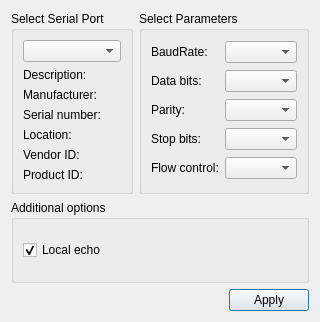
<?xml version="1.0" encoding="UTF-8"?>
<ui version="4.0">
 <class>SettingsDialog</class>
 <widget class="QDialog" name="SettingsDialog">
  <property name="geometry">
   <rect>
    <x>0</x>
    <y>0</y>
    <width>308</width>
    <height>322</height>
   </rect>
  </property>
  <property name="windowTitle">
   <string>Settings</string>
  </property>
  <layout class="QGridLayout" name="gridLayout_3">
   <item row="0" column="1">
    <widget class="QGroupBox" name="parametersBox">
     <property name="title">
      <string>Select Parameters</string>
     </property>
     <layout class="QGridLayout" name="gridLayout_2">
      <item row="0" column="0">
       <widget class="QLabel" name="baudRateLabel">
        <property name="text">
         <string>BaudRate:</string>
        </property>
       </widget>
      </item>
      <item row="0" column="1">
       <widget class="QComboBox" name="baudRateBox"/>
      </item>
      <item row="1" column="0">
       <widget class="QLabel" name="dataBitsLabel">
        <property name="text">
         <string>Data bits:</string>
        </property>
       </widget>
      </item>
      <item row="1" column="1">
       <widget class="QComboBox" name="dataBitsBox"/>
      </item>
      <item row="2" column="0">
       <widget class="QLabel" name="parityLabel">
        <property name="text">
         <string>Parity:</string>
        </property>
       </widget>
      </item>
      <item row="2" column="1">
       <widget class="QComboBox" name="parityBox"/>
      </item>
      <item row="3" column="0">
       <widget class="QLabel" name="stopBitsLabel">
        <property name="text">
         <string>Stop bits:</string>
        </property>
       </widget>
      </item>
      <item row="3" column="1">
       <widget class="QComboBox" name="stopBitsBox"/>
      </item>
      <item row="4" column="0">
       <widget class="QLabel" name="flowControlLabel">
        <property name="text">
         <string>Flow control:</string>
        </property>
       </widget>
      </item>
      <item row="4" column="1">
       <widget class="QComboBox" name="flowControlBox"/>
      </item>
     </layout>
    </widget>
   </item>
   <item row="0" column="0">
    <widget class="QGroupBox" name="selectBox">
     <property name="title">
      <string>Select Serial Port</string>
     </property>
     <layout class="QGridLayout" name="gridLayout">
      <item row="0" column="0">
       <widget class="QComboBox" name="serialPortInfoListBox"/>
      </item>
      <item row="1" column="0">
       <widget class="QLabel" name="descriptionLabel">
        <property name="text">
         <string>Description:</string>
        </property>
       </widget>
      </item>
      <item row="2" column="0">
       <widget class="QLabel" name="manufacturerLabel">
        <property name="text">
         <string>Manufacturer:</string>
        </property>
       </widget>
      </item>
      <item row="3" column="0">
       <widget class="QLabel" name="serialNumberLabel">
        <property name="text">
         <string>Serial number:</string>
        </property>
       </widget>
      </item>
      <item row="4" column="0">
       <widget class="QLabel" name="locationLabel">
        <property name="text">
         <string>Location:</string>
        </property>
       </widget>
      </item>
      <item row="5" column="0">
       <widget class="QLabel" name="vidLabel">
        <property name="text">
         <string>Vendor ID:</string>
        </property>
       </widget>
      </item>
      <item row="6" column="0">
       <widget class="QLabel" name="pidLabel">
        <property name="text">
         <string>Product ID:</string>
        </property>
       </widget>
      </item>
     </layout>
    </widget>
   </item>
   <item row="2" column="0" colspan="2">
    <layout class="QHBoxLayout" name="horizontalLayout">
     <item>
      <spacer name="horizontalSpacer">
       <property name="orientation">
        <enum>Qt::Horizontal</enum>
       </property>
       <property name="sizeHint" stdset="0">
        <size>
         <width>96</width>
         <height>20</height>
        </size>
       </property>
      </spacer>
     </item>
     <item>
      <widget class="QPushButton" name="applyButton">
       <property name="text">
        <string>Apply</string>
       </property>
      </widget>
     </item>
    </layout>
   </item>
   <item row="1" column="0" colspan="2">
    <widget class="QGroupBox" name="additionalOptionsGroupBox">
     <property name="title">
      <string>Additional options</string>
     </property>
     <layout class="QVBoxLayout" name="verticalLayout">
      <item>
       <widget class="QCheckBox" name="localEchoCheckBox">
        <property name="text">
         <string>Local echo</string>
        </property>
        <property name="checked">
         <bool>true</bool>
        </property>
       </widget>
      </item>
     </layout>
    </widget>
   </item>
  </layout>
 </widget>
 <resources/>
 <connections/>
</ui>
